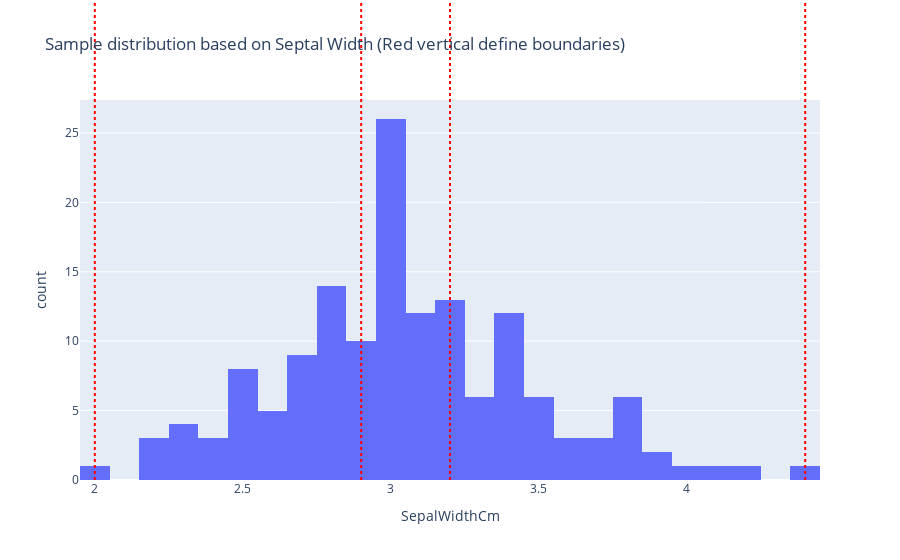
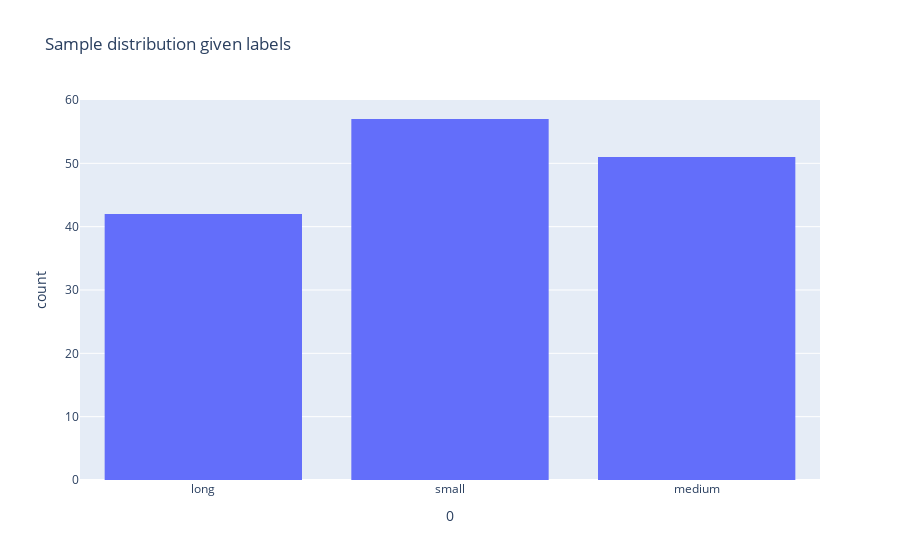

Write notebook code for charts like these, in order.
### Code cell
fig = px.histogram(samples, 
                   x="SepalWidthCm",
                   nbins=30,
                   title="Sample distribution based on Septal Width (Red vertical define boundaries)")

fig['data'][0]['name'] = 'ROC'

for boundary in equal_frequency_boundaries:
    fig.add_vline(x=boundary, 
                  y1=40, 
                  line_dash="dot", 
                  line_color = 'red')
fig.show()

fig = px.histogram(discrete_samples, 
                   x=0,
                   title="Sample distribution given labels")
fig.show()

count_occurances(discrete_samples)

### Figure 1 — Plotly figure (JSON) as saved in the notebook; plotly's stock layout.template omitted (floating-point values rounded to 4 significant figures; data arrays with more than 128 entries replaced by an {"elided": "..."} marker saying what was removed)
{"data": [{"alignmentgroup": "True", "bingroup": "x", "hovertemplate": "SepalWidthCm=%{x}<br>count=%{y}<extra></extra>", "legendgroup": "", "marker": {"color": "#636efa", "pattern": {"shape": ""}}, "name": "ROC", "nbinsx": 30, "offsetgroup": "", "orientation": "v", "showlegend": false, "type": "histogram", "x": {"elided": "150 float values"}, "xaxis": "x", "yaxis": "y"}], "layout": {"barmode": "relative", "legend": {"tracegroupgap": 0}, "shapes": [{"line": {"color": "red", "dash": "dot"}, "type": "line", "x0": 2, "x1": 2, "xref": "x", "y0": 0, "y1": 40, "yref": "y domain"}, {"line": {"color": "red", "dash": "dot"}, "type": "line", "x0": 2.9, "x1": 2.9, "xref": "x", "y0": 0, "y1": 40, "yref": "y domain"}, {"line": {"color": "red", "dash": "dot"}, "type": "line", "x0": 3.2, "x1": 3.2, "xref": "x", "y0": 0, "y1": 40, "yref": "y domain"}, {"line": {"color": "red", "dash": "dot"}, "type": "line", "x0": 4.4, "x1": 4.4, "xref": "x", "y0": 0, "y1": 40, "yref": "y domain"}], "title": {"text": "Sample distribution based on Septal Width (Red vertical define boundaries)"}, "xaxis": {"anchor": "y", "domain": [0, 1], "title": {"text": "SepalWidthCm"}}, "yaxis": {"anchor": "x", "domain": [0, 1], "title": {"text": "count"}}}}

### Figure 2 — Plotly figure (JSON) as saved in the notebook; plotly's stock layout.template omitted (floating-point values rounded to 4 significant figures; data arrays with more than 128 entries replaced by an {"elided": "..."} marker saying what was removed)
{"data": [{"alignmentgroup": "True", "bingroup": "x", "hovertemplate": "0=%{x}<br>count=%{y}<extra></extra>", "legendgroup": "", "marker": {"color": "#636efa", "pattern": {"shape": ""}}, "name": "", "offsetgroup": "", "orientation": "v", "showlegend": false, "type": "histogram", "x": {"elided": "150 str values"}, "xaxis": "x", "yaxis": "y"}], "layout": {"barmode": "relative", "legend": {"tracegroupgap": 0}, "title": {"text": "Sample distribution given labels"}, "xaxis": {"anchor": "y", "domain": [0, 1], "title": {"text": "0"}}, "yaxis": {"anchor": "x", "domain": [0, 1], "title": {"text": "count"}}}}
